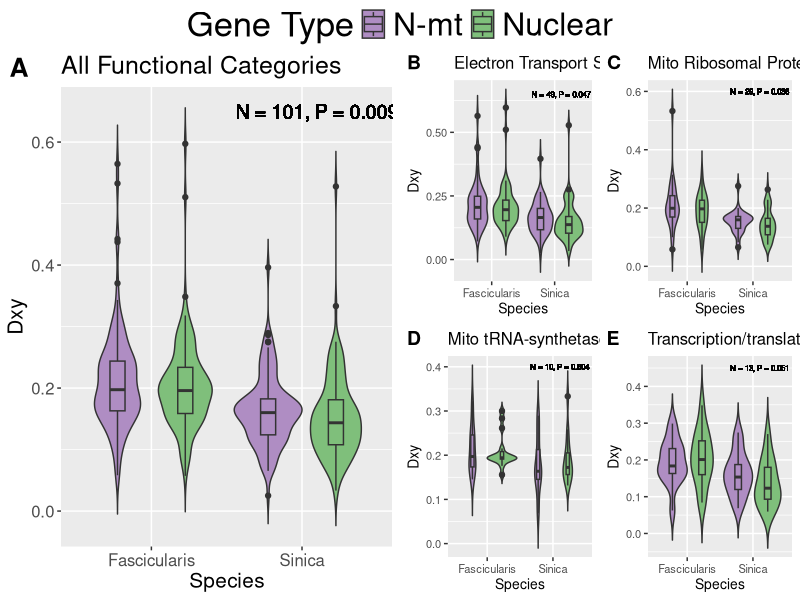

R code for this plot: (Note: this script raises an error after producing the figure.)
# This script includes analysis for the manuscript titled:

# It is split into 4 code sections which can be expanded/collapsed in RStudio 
# Expand: either click on the arrow in the gutter or on the icon that overlays the folded code 
# Collapse: click on the arrow in the gutter

# The following libraries are necessary for the below analyses
# If running on RStudio then running each line will prompt the user to install the library
library(ggplot2)
library(ggpubr)
library(plyr)
library(gridExtra)
library(dplyr)

# Set working directory according to location of data file
# Working directory is currently set leading to Gene_Data.csv in the git repo
#setwd("~/Desktop/Mitonuclear_Project/Mitonuclear-Analysis-Project")

# Read in complete data file for this study
# Also read in a data file containing only paired N-mt and nuclear genes
Gene_Data=read.csv("Gene_Data.csv",header=T,stringsAsFactors = T)
Paired_Gene_Data <- subset(Gene_Data, (!is.na(Gene_Data[,19])))

# Divergence ---------------------------------------------------------------

# Define a data frame with Dxy statistics between Arctoides and Sinica from paired data
# Then assign names to columns to allow for consistency with Arc-Fas statistics
# Then exclude genes with no Dxy value and genes paired to these
Sin_Dxy_one <- data.frame(Paired_Gene_Data$Sin.Dxy,Paired_Gene_Data$Type,
                      Paired_Gene_Data$FuncCategory,
                      Paired_Gene_Data$Pairing,Paired_Gene_Data$Gene,"Sinica")
names(Sin_Dxy_one)<-c("dxy","Type","Category","Pairing","Gene","Comparison")
Sin_Dxy_two <- Sin_Dxy_one[complete.cases(Sin_Dxy_one), ]
Sin_Dxy <- subset(Sin_Dxy_two,duplicated(Sin_Dxy_two$Pairing) | 
                    duplicated(Sin_Dxy_two$Pairing, fromLast=TRUE))

# Perform the steps described above but with Arctoides and Fascicularis data
Fas_Dxy_one <- data.frame(Paired_Gene_Data$Fas.Dxy,Paired_Gene_Data$Type,
                      Paired_Gene_Data$FuncCategory,
                      Paired_Gene_Data$Pairing,Paired_Gene_Data$Gene,"Fascicularis")
names(Fas_Dxy_one)<-c("dxy","Type","Category","Pairing","Gene","Comparison")
Fas_Dxy_two <- Fas_Dxy_one[complete.cases(Fas_Dxy_one), ]
Fas_Dxy <- subset(Fas_Dxy_two,duplicated(Fas_Dxy_two$Pairing) | 
                    duplicated(Fas_Dxy_two$Pairing, fromLast=TRUE))

# Combine the above datasets and subset all functional categories
Dxy <- rbind(Sin_Dxy, Fas_Dxy)
ETS=Dxy[Dxy$Category == "ETS", ]
MRP=Dxy[Dxy$Category == "MRP", ]
MTS=Dxy[Dxy$Category == "MTS", ]
MISC=Dxy[Dxy$Category == "MISC", ]
Sin_ETS=Sin_Dxy[Sin_Dxy$Category == "ETS", ]
Sin_MRP=Sin_Dxy[Sin_Dxy$Category == "MRP", ]
Sin_MTS=Sin_Dxy[Sin_Dxy$Category == "MTS", ]
Sin_MISC=Sin_Dxy[Sin_Dxy$Category == "MISC", ]
Fas_ETS=Fas_Dxy[Fas_Dxy$Category == "ETS", ]
Fas_MRP=Fas_Dxy[Fas_Dxy$Category == "MRP", ]
Fas_MTS=Fas_Dxy[Fas_Dxy$Category == "MTS", ]
Fas_MISC=Fas_Dxy[Fas_Dxy$Category == "MISC", ]

# Plot all data with titles, x (Sinica or Fascicularis) and y (Dxy values) labels, 
# and colors (N-mt and Nuclear) filling in violin plots 
ALL_plot <- ggplot(Dxy, aes(x=Comparison, y=dxy, fill = Type)) +
  labs(title="All Functional Categories", x ="Species", y="Dxy") +
  geom_violin(trim=FALSE) + theme(legend.position = "none") +
  theme(legend.title=element_text(size=25)) + theme(legend.text=element_text(size=23)) +
  scale_fill_manual(name = "Gene Type", values=c("#af8dc3","#7fbf7b")) + 
  theme(text = element_text(size=15)) + geom_text(x=2.1, y=0.65, label="N = 101, P = 0.009", size=5) + 
  geom_boxplot(width = 0.2, position = position_dodge(0.9))
ETS_plot <- ggplot(ETS, aes(x=Comparison, y=dxy, fill = Type)) +
  labs(title="Electron Transport System", x ="Species", y="Dxy") + 
  geom_violin(trim=FALSE) + theme(legend.position = "none") +
  scale_fill_manual(values=c("#af8dc3","#7fbf7b")) +
  theme(text = element_text(size=10)) + geom_text(x=2.1, y=0.65, label="N = 49, P = 0.047", size=2) +
  geom_boxplot(width = 0.2, position = position_dodge(0.9))
MRP_plot <- ggplot(MRP, aes(x=Comparison, y=dxy, fill = Type)) +
  labs(title="Mito Ribosomal Protein", x ="Species", y="Dxy") + 
  geom_violin(trim=FALSE) + theme(legend.position = "none") +
  scale_fill_manual(name = "Gene Type", values=c("#af8dc3","#7fbf7b")) +
  theme(text = element_text(size=10)) + geom_text(x=2.1, y=0.6, label="N = 29, P = 0.036", size=2) +
  geom_boxplot(width = 0.15, position = position_dodge(0.9))
MTS_plot <- ggplot(MTS, aes(x=Comparison, y=dxy, fill = Type)) +
  labs(title="Mito tRNA-synthetase", x ="Species", y="Dxy") + 
  geom_violin(trim=FALSE) + theme(legend.position = "none") +
  scale_fill_manual(name = "Gene Type", values=c("#af8dc3","#7fbf7b")) +
  theme(text = element_text(size=10)) + geom_text(x=2.1, y=0.4, label="N = 10, P = 0.804", size=2) +
  geom_boxplot(width = 0.1, position = position_dodge(0.9))
MISC_plot <- ggplot(MISC, aes(x=Comparison, y=dxy, fill = Type)) +
  labs(title="Transcription/translation", x ="Species", y="Dxy") + 
  geom_violin(trim=FALSE) + theme(legend.position = "none") +
  scale_fill_manual(name = "Gene Type", values=c("#af8dc3","#7fbf7b")) +
  theme(text = element_text(size=10)) + geom_text(x=2.1, y=0.45, label="N = 13, P = 0.051", size=2) +
  geom_boxplot(width = 0.2, position = position_dodge(0.9))

# Create legend using info from ALL_plot above
ALL_legend <- get_legend(ALL_plot, position = "bottom")

# Combine all plots defined above and add labels
png("Figures/Figure2.png",res=300,height = 5,width = 10,units="in", pointsize=1)
ggarrange(ALL_plot,
          ggarrange(ETS_plot,MRP_plot,MTS_plot,MISC_plot,
                    labels = c("B", "C", "D","E"), font.label = list(size = 14),
                    ncol = 2, nrow = 2), labels="A", font.label = list(size = 19), 
          legend.grob = ALL_legend)
dev.off()

# Conduct Wilcoxon Rank-Sum tests on all genes as well as category subsets
# and print these out as a single text file
# Expectation for Sinica Dxy is N-mt greater than nuclear
# Expectation for Fascicularis Dxy is the opposite
sink("Stats/Dxy_Wilcoxon_results.txt")
print("Dxy between Sinica and Arctoides for all paired genes")
wilcox.test(dxy ~ Type, data=Sin_Dxy, alternative="greater")
print("Dxy between Sinica and Arctoides for paired ETS genes")
wilcox.test(dxy ~ Type, data=Sin_ETS, alternative="greater")
print("Dxy between Sinica and Arctoides for paired MRP genes")
wilcox.test(dxy ~ Type, data=Sin_MRP, alternative="greater")
print("Dxy between Sinica and Arctoides for paired MTS genes")
wilcox.test(dxy ~ Type, data=Sin_MTS, alternative="greater")
print("Dxy between Sinica and Arctoides for paired MISC genes")
wilcox.test(dxy ~ Type, data=Sin_MISC, alternative="greater")
print("Dxy between Fascicularis and Arctoides for all paired genes")
wilcox.test(dxy ~ Type, data=Fas_Dxy, alternative="less")
print("Dxy between Fascicularis and Arctoides for paired ETS genes")
wilcox.test(dxy ~ Type, data=Fas_ETS, alternative="less")
print("Dxy between Fascicularis and Arctoides for paired MRP genes")
wilcox.test(dxy ~ Type, data=Fas_MRP, alternative="less")
print("Dxy between Fascicularis and Arctoides for paired MTS genes")
wilcox.test(dxy ~ Type, data=Fas_MTS, alternative="less")
print("Dxy between Fascicularis and Arctoides for paired MISC genes")
wilcox.test(dxy ~ Type, data=Fas_MISC, alternative="less")
sink()

# Introgression -----------------------------------------------------------

# Define a data frame with fdM statistics from paired data
# Then exclude genes with no fdM value and genes paired to these
Fdm_one <- data.frame(Paired_Gene_Data$fdM,Paired_Gene_Data$Type,
                          Paired_Gene_Data$FuncCategory,
                          Paired_Gene_Data$Pairing,Paired_Gene_Data$Gene)
Fdm_two <- Fdm_one[complete.cases(Fdm_one), ]
Fdm <- subset(Fdm_two,duplicated(Fdm_two$Paired_Gene_Data.Pairing) | 
                    duplicated(Fdm_two$Paired_Gene_Data.Pairing, fromLast=TRUE))

# Subset all functional categories and obtain means for N-mt and nuclear genes
Fdm_ETS=Fdm[Fdm$Paired_Gene_Data.FuncCategory == "ETS", ]
Fdm_MRP=Fdm[Fdm$Paired_Gene_Data.FuncCategory == "MRP", ]
Fdm_MTS=Fdm[Fdm$Paired_Gene_Data.FuncCategory == "MTS", ]
Fdm_MISC=Fdm[Fdm$Paired_Gene_Data.FuncCategory == "MISC", ]

mod_ALL.fdm <- ddply(Fdm, "Paired_Gene_Data.Type", summarise, grp.mean=mean(Paired_Gene_Data.fdM))
mod_ETS.fdm <- ddply(Fdm_ETS, "Paired_Gene_Data.Type", summarise, grp.mean=mean(Paired_Gene_Data.fdM))
mod_MRP.fdm <- ddply(Fdm_MRP, "Paired_Gene_Data.Type", summarise, grp.mean=mean(Paired_Gene_Data.fdM))
mod_MTS.fdm <- ddply(Fdm_MTS, "Paired_Gene_Data.Type", summarise, grp.mean=mean(Paired_Gene_Data.fdM))
mod_MISC.fdm <- ddply(Fdm_MISC, "Paired_Gene_Data.Type", summarise, grp.mean=mean(Paired_Gene_Data.fdM))

# Plot all data with titles, x (fdM) and y (density) labels, 
# and coloring lines (N-mt and nuclear) in density plots

ALL_fdm_plot <- ggplot(Fdm, aes(x=Paired_Gene_Data.fdM, color=Paired_Gene_Data.Type)) +
  geom_text(x=0.15, y=2.2, label="N = 100, P = 0.35", size=10, show.legend = FALSE, colour="black") +
  geom_density() + labs(title="All Functional Categories", x="fdM", y = "Density") + theme(legend.position = "none") +
  theme(legend.title=element_text(size=25)) + theme(legend.text=element_text(size=23)) +
  scale_color_manual(name = "Gene Type", values=c("#af8dc3","#7fbf7b")) + 
  geom_vline(data=mod_ALL.fdm, aes(xintercept=grp.mean, color=Paired_Gene_Data.Type), linetype="dashed") + 
  theme(text = element_text(size=15))
ETS_fdm_plot <- ggplot(Fdm_ETS, aes(x=Paired_Gene_Data.fdM, color=Paired_Gene_Data.Type)) +
  geom_density() + labs(title="Electron Transport System", x="fdM", y = "Density") + theme(legend.position = "none") +
  scale_color_manual(values=c("#af8dc3","#7fbf7b")) + 
  geom_vline(data=mod_ETS.fdm, aes(xintercept=grp.mean, color=Paired_Gene_Data.Type), linetype="dashed") +
  theme(text = element_text(size=10)) + 
  geom_text(x=-0.5, y=0.0, label="N = 48, P = 0.382", size=5, colour="black")
MRP_fdm_plot <- ggplot(Fdm_MRP, aes(x=Paired_Gene_Data.fdM, color=Paired_Gene_Data.Type)) +
  geom_density() + labs(title="Mito Ribosomal Protein", x="fdM", y = "Density") + theme(legend.position = "none") +
  scale_color_manual(values=c("#af8dc3","#7fbf7b")) + 
  geom_vline(data=mod_MRP.fdm, aes(xintercept=grp.mean, color=Paired_Gene_Data.Type), linetype="dashed") +
  theme(text = element_text(size=10)) +
  geom_text(x=0.15, y=2.2, label="N = 29, P = 0.354", size=5, colour="black")
MTS_fdm_plot <- ggplot(Fdm_MTS, aes(x=Paired_Gene_Data.fdM, color=Paired_Gene_Data.Type)) +
  geom_density() + labs(title="Mito tRNA-synthetase", x="fdM", y = "Density") + theme(legend.position = "none") +
  scale_color_manual(values=c("#af8dc3","#7fbf7b")) + 
  geom_vline(data=mod_MTS.fdm, aes(xintercept=grp.mean, color=Paired_Gene_Data.Type), linetype="dashed") + 
  theme(text = element_text(size=10)) +
  geom_text(x=0.025, y=3.27, label="N = 10, P = 0.685", size=5, colour="black")
MISC_fdm_plot <- ggplot(Fdm_MISC, aes(x=Paired_Gene_Data.fdM, color=Paired_Gene_Data.Type)) +
  geom_density() + labs(title="Transcription/translation", x="fdM", y = "Density") + theme(legend.position = "none") +
  scale_color_manual(values=c("#af8dc3","#7fbf7b")) + 
  geom_vline(data=mod_MISC.fdm, aes(xintercept=grp.mean, color=Paired_Gene_Data.Type), linetype="dashed") + 
  theme(text = element_text(size=10)) +
  geom_text(x=-0.5, y=0.0, label="N = 13, P = 0.35", size=5, colour="black")

# Create legend using info from ALL_fdm_plot above
ALL_fdm_legend <- get_legend(ALL_fdm_plot, position = "bottom")

# Combine all plots defined above and add labels
png("Figures/Figure3.png",res=300,height = 5,width = 10,units="in",pointsize = 1)
ggarrange(ALL_fdm_plot,
          ggarrange(ETS_fdm_plot,MRP_fdm_plot,MTS_fdm_plot,MISC_fdm_plot,
                    labels = c("B", "C", "D","E"), font.label = list(size = 14),
                    ncol = 2, nrow = 2), labels="A", font.label = list(size = 24), 
          legend.grob = ALL_fdm_legend)
dev.off()

# Conduct Wilcoxon rank-sum test on combined fdM data and all functional categories
# Expectation is N-mt introgression is more positive than nuclear
sink("Stats/fdM_Wilcoxon_results.txt")
print("fdM for all paired genes")
wilcox.test(Paired_Gene_Data.fdM ~ Paired_Gene_Data.Type, data=Fdm, alternative="greater")
print("fdM for ETS paired genes")
wilcox.test(Paired_Gene_Data.fdM ~ Paired_Gene_Data.Type, data=Fdm_ETS, alternative="greater")
print("fdM for MRP paired genes")
wilcox.test(Paired_Gene_Data.fdM ~ Paired_Gene_Data.Type, data=Fdm_MRP, alternative="greater")
print("fdM for MTS paired genes")
wilcox.test(Paired_Gene_Data.fdM ~ Paired_Gene_Data.Type, data=Fdm_MTS, alternative="greater")
print("fdM for MISC paired genes")
wilcox.test(Paired_Gene_Data.fdM ~ Paired_Gene_Data.Type, data=Fdm_MISC, alternative="greater")
sink()

# Selection ---------------------------------------------------------------

# Define a data frame with dNdS statistics between Arctoides and Silenus
# Then assign names to columns to allow for consistency with other dNdS statistics
# Then exclude genes with no fdM value and nuclear genes
Arc_dNdS_one <- data.frame(Gene_Data$Arc.dN.dS,Gene_Data$Type,
                      Gene_Data$FuncCategory,Gene_Data$Gene,"Arctoides")
names(Arc_dNdS_one)<-c("dNdS","Type","Category","Gene","Comparison")
Arc_dNdS_two <- Arc_dNdS_one[complete.cases(Arc_dNdS_one), ]
Arc_dNdS=Arc_dNdS_two[Arc_dNdS_two$Type == "N-mt", ]

# Perform the steps described above but with Sinica and Silenus data
Sin_dNdS_one <- data.frame(Gene_Data$Sin.dN.dS,Gene_Data$Type,
                       Gene_Data$FuncCategory,Gene_Data$Gene,"Sinica")
names(Sin_dNdS_one)<-c("dNdS","Type","Category","Gene","Comparison")
Sin_dNdS_two <- Sin_dNdS_one[complete.cases(Sin_dNdS_one), ]
Sin_dNdS=Sin_dNdS_two[Sin_dNdS_two$Type == "N-mt", ]

# Perform the steps described above but with Fascicularis and Silenus data
Fas_dNdS_one <- data.frame(Gene_Data$Fas.dN.dS,Gene_Data$Type,
                       Gene_Data$FuncCategory,Gene_Data$Gene,"Fascicularis")
names(Fas_dNdS_one)<-c("dNdS","Type","Category","Gene","Comparison")
Fas_dNdS_two <- Fas_dNdS_one[complete.cases(Fas_dNdS_one), ]
Fas_dNdS=Fas_dNdS_two[Fas_dNdS_two$Type == "N-mt", ]

# Combine the data above
Dnds <- rbind(Arc_dNdS,Sin_dNdS, Fas_dNdS)

# Create a boxplot with three separate boxes for each species pair
png("Figures/Figure5.png",res=300,height = 3.5,width = 4.5,units="in",pointsize = 10)
boxplot(dNdS~Comparison, data=Dnds, 
        col=c("#fdae61","#d7191c","#2c7bb6"),
        ylab="dN/dS", xlab="",
        cex.main=1.8, cex.axis=1.15, cex.lab=1.25)
dev.off()
# Conduct ANOVA and summarize results
res.aov <- aov(dNdS ~ Comparison, data = Dnds)
sink("Stats/dNdS_ANOVA_results.txt")
summary(res.aov)
sink()

# Define a data frame with Arctoides branch extension
# Then assign names to columns to allow for consistency with other branch extension data
# Then exclude genes with no branch extension data and nuclear genes
# Then include only genes with a majority Arc-Sin topology
Sin_Branches_one=data.frame(Gene_Data$Arc.Sin,Gene_Data$Extension,Gene_Data$Type,
                        Gene_Data$FuncCategory,Gene_Data$Gene,"Sinica")
names(Sin_Branches_one)<-c("Topo","Extension","Type","Category","Gene","Comparison")
Sin_Branches_two <- Sin_Branches_one[complete.cases(Sin_Branches_one), ]
Sin_Branches_three=Sin_Branches_two[Sin_Branches_two$Type == "N-mt", ]
Sin_Branches=Sin_Branches_three[which(Sin_Branches_three[,1]>864),]

# Perform the steps described above but with Arc-Fas topology
Fas_Branches_one=data.frame(Gene_Data$Arc.Fas,Gene_Data$Extension,Gene_Data$Type,
                            Gene_Data$FuncCategory,Gene_Data$Gene,"Fascicularis")
names(Fas_Branches_one)<-c("Topo","Extension","Type","Category","Gene","Comparison")
Fas_Branches_two <- Fas_Branches_one[complete.cases(Fas_Branches_one), ]
Fas_Branches_three=Fas_Branches_two[Fas_Branches_two$Type == "N-mt", ]
Fas_Branches=Fas_Branches_three[which(Fas_Branches_three[,1]>864),]

# Combine the data above then create a table of based on majority topology and
# branch extension. Then make this table look clean and conduct a Fisher's
# exact test where the hypothesis is that there is a greater amount of 
# extended branch lengths in Arc-Sin topology data
Branches=rbind(Sin_Branches, Fas_Branches)
Branches_table=table(Branches$Comparison, Branches$Extension)
png("Figures/Branch_Table.png",res=300,height = 3.5,width = 4.5,units="in",pointsize = 10)
grid.table(Branches_table)
dev.off()

sink("Stats/Branch_Exact_results.txt")
fisher.test(Branches_table, alternative = "greater")
sink()

# Recombination -----------------------------------------------------------

# Define a data frame with recombination and fdM statistics
# Then assign names to columns to allow for consistency with other statistics
# Then exclude genes with no fdM or recombination values
# Then only include genes with majority Arc-Sin topology
Sin_Recom_one=data.frame(Gene_Data$Arc.Sin,Gene_Data$RecomRate,Gene_Data$fdM,
                         Gene_Data$Type,Gene_Data$FuncCategory,Gene_Data$Gene,"Sinica")
names(Sin_Recom_one)<-c("Topo","Recombination","fdM","Type","Category","Gene","Comparison")
Sin_Recom_two <- Sin_Recom_one[complete.cases(Sin_Recom_one), ]
Sin_Recom_three=Sin_Recom_two[Sin_Recom_two$Type == "N-mt", ]
Sin_Recom=Sin_Recom_three[which(Sin_Recom_three[,1]>864),]

# Create table from above data and compute linear regression
Sin_table = table(Sin_Recom$Recombination, Sin_Recom$fdM)
SinMod <- lm(formula = Sin_Recom$Recombination ~ Sin_Recom$fdM)

# Perform the steps described above but with Arc-Fas topology genes
Fas_Recom_one=data.frame(Gene_Data$Arc.Fas,Gene_Data$RecomRate,Gene_Data$fdM,
                         Gene_Data$Type,Gene_Data$FuncCategory,Gene_Data$Gene,"Fascicularis")
names(Fas_Recom_one)<-c("Topo","Recombination","fdM","Type","Category","Gene","Comparison")
Fas_Recom_two <- Fas_Recom_one[complete.cases(Fas_Recom_one), ]
Fas_Recom_three=Fas_Recom_two[Fas_Recom_two$Type == "N-mt", ]
Fas_Recom=Fas_Recom_three[which(Fas_Recom_three[,1]>864),]

Fas_table = table(Fas_Recom$Recombination, Fas_Recom$fdM)
FasMod <- lm(formula = Fas_Recom$Recombination ~ Fas_Recom$fdM)

sink("Stats/Recombination_fdM_Regression_results.txt")
print("Arc-Sin Topology CM/Mb-fdM Regression")
summary(SinMod)
print("Arc-Fas Topology CM/Mb-fdM Regression")
summary(FasMod)
sink()

# Create expressions to paste over coming scatter plots
Sin_expression <- expression(paste("N = 56, ","P = 0.204, ",R^2," = 0.009"))
Fas_expression <- expression(paste("N = 23, ","P = 0.134, ",R^2," = 0.076"))

# Create scatter plots with labeled x (recombination) and y (fdM) axes
# Paste text over the scatter plots including the above expressions
png("Figures/Figure4.png",res=300,height = 5,width = 10,units="in",pointsize = 10)
par(mar = c(5.1, 5.1, 4.1, 2.1), mfrow=c(1,2))
scatter.smooth(x=Sin_Recom$Recombination, y=Sin_Recom$fdM,
               pch = 19,
               col=c("#af8dc3"),
               xlab='Recombination Rate (cM/Mb)',
               ylab="fdM",
               cex.lab=2.3, cex.axis=2)
text(4, 0.05, labels = "A", cex=3.5)
text(3, -0.55, labels = Sin_expression, cex=2)
scatter.smooth(x=Fas_Recom$Recombination, y=Fas_Recom$fdM,
               pch = 19,
               col=c("#af8dc3"),
               xlab='Recombination Rate (cM/Mb)',
               ylab="",
               cex.lab=2.3, cex.axis=2)
text(0.35, 0.3, labels = "B",cex=3.5)
text(0.1, -0.45, labels = Fas_expression, cex=2)
dev.off()
